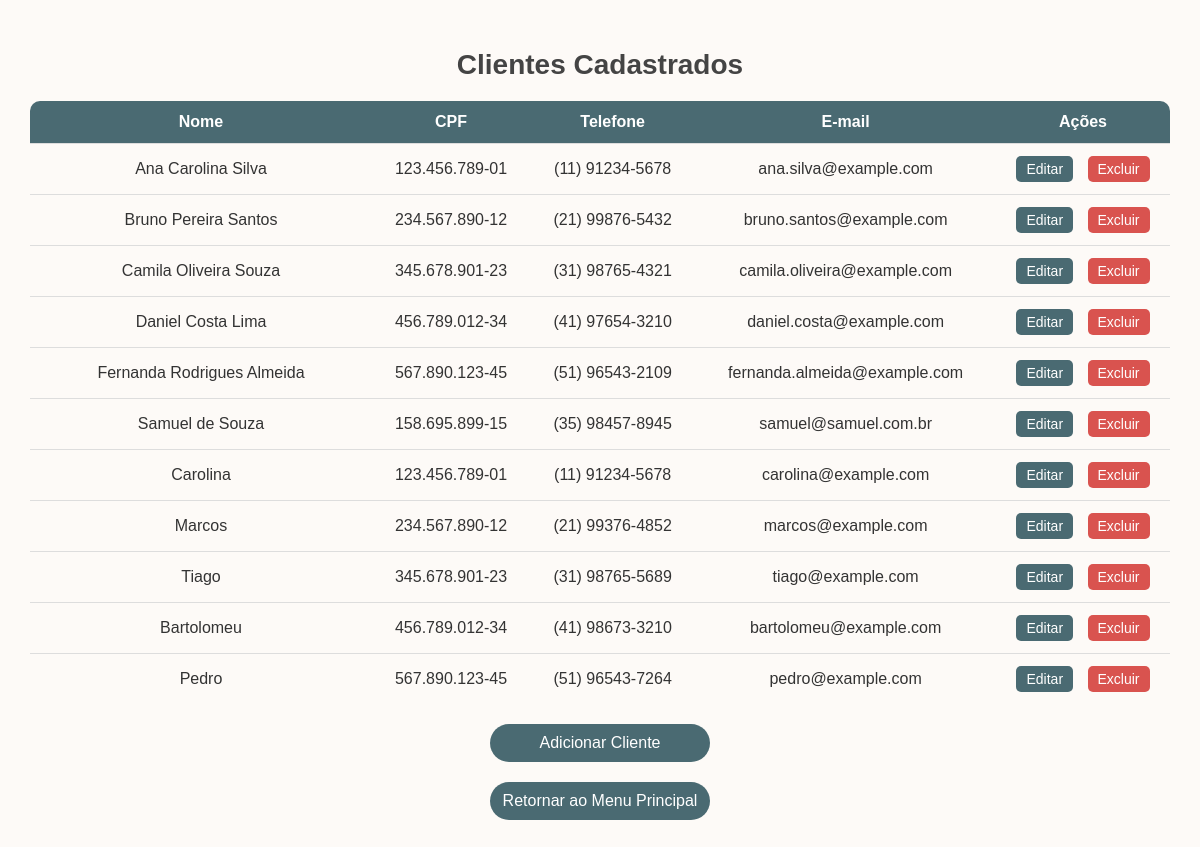
/list_clients, run on the app's committed database.
### app.py (models this page shows)
class Client(db.Model):
    id = db.Column(db.Integer, primary_key=True)
    name = db.Column(db.String(100), nullable=False)
    cpf = db.Column(db.String(14), nullable=False)
    telefone = db.Column(db.String(15), nullable=True)
    email = db.Column(db.String(100), nullable=True)

### app.py (the view)
@app.route('/list_clients')
def list_clients():
    clients = Client.query.all()
    return render_template('list_clients.html', clients=clients)

### templates/list_clients.html (shortened to what this page needs)
<!DOCTYPE html>
<html lang="en">
<head>
</head>
<body>
    <div class="container">
        <h1>Clientes Cadastrados</h1>
        <table>
            <thead>
                <tr>
                    <th>Nome</th>
                    <th>CPF</th>
                    <th>Telefone</th>
                    <th>E-mail</th>
                    <th>Ações</th>
                </tr>
            </thead>
            <tbody>
                {% for client in clients %}
                    <tr>
                        <td>{{ client.name }}</td>
                        <td>{{ client.cpf }}</td>
                        <td>{{ client.telefone }}</td>
                        <td>{{ client.email }}</td>
                        <td class="action-buttons">
                            <a href="{{ url_for('edit_client', client_id=client.id) }}"><button>Editar</button></a>
                            <form action="{{ url_for('delete_client', client_id=client.id) }}" method="post" onsubmit="return confirm('Tem certeza que deseja excluir este cliente?');">
                                <button type="submit">Excluir</button>
                            </form>
                        </td>
                    </tr>
                {% endfor %}
            </tbody>
        </table>
        <a href="{{ url_for('add_client') }}" class="add-button">Adicionar Cliente</a>
        <a href="{{ url_for('home') }}" class="return-button">Retornar ao Menu Principal</a>
    </div>
</body>
</html>

### templates/list_clients.html (style rules this page uses)
body { display: flex; justify-content: center; align-items: center; min-height: 100vh; margin: 0; font-family: Arial, sans-serif; background-size: 20%; background-color: #fdfaf7; color: #333; }
.container { width: 100%; max-width: none; background-color: #fdfaf7; padding: 30px; border-radius: 0; box-shadow: none; }
h1 { text-align: center; font-size: 28px; color: #444; margin-bottom: 20px; }
table { table-layout: auto; width: 100%; border-collapse: collapse; margin-top: 10px; border-radius: 10px; overflow: hidden; }
th, td { padding: 12px; text-align: center; border-bottom: 1px solid #ddd; vertical-align: middle; }
th:nth-child(1), td:nth-child(1) { width: 30%; min-width: 200px; white-space: nowrap; text-overflow: ellipsis; overflow: hidden; }
th:nth-child(5), td:nth-child(5) { width: 150px; min-width: 150px; text-align: center; }
tr:last-child td { border-bottom: none; }
th { background-color: #4A6A72; color: white; font-weight: bold; }
.action-buttons { text-align: center; }
.action-buttons a, .action-buttons form { display: inline-block; margin: 0 5px; }
.action-buttons button { padding: 5px 10px; background-color: #4A6A72; color: white; border: none; border-radius: 5px; cursor: pointer; font-size: 14px; transition: background-color 0.3s; }
.action-buttons form button { background-color: #d9534f; }
.return-button, .add-button { display: block; width: 200px; padding: 10px; margin: 20px auto 0; background-color: #4A6A72; color: white; text-align: center; text-decoration: none; border-radius: 25px; font-size: 16px; transition: background-color 0.3s; }

### data on the page
Client: name "Ana Carolina Silva", cpf "123.456.789-01", telefone "(11) 91234-5678", email "ana.silva@example.com"
Client: name "Bruno Pereira Santos", cpf "234.567.890-12", telefone "(21) 99876-5432", email "bruno.santos@example.com"
Client: name "Camila Oliveira Souza", cpf "345.678.901-23", telefone "(31) 98765-4321", email "camila.oliveira@example.com"
Client: name "Daniel Costa Lima", cpf "456.789.012-34", telefone "(41) 97654-3210", email "daniel.costa@example.com"
Client: name "Fernanda Rodrigues Almeida", cpf "567.890.123-45", telefone "(51) 96543-2109", email "fernanda.almeida@example.com"
Client: name "Samuel de Souza", cpf "158.695.899-15", telefone "(35) 98457-8945", email "samuel@samuel.com.br"
Client: name "Carolina", cpf "123.456.789-01", telefone "(11) 91234-5678", email "carolina@example.com"
Client: name "Marcos", cpf "234.567.890-12", telefone "(21) 99376-4852", email "marcos@example.com"
Client: name "Tiago", cpf "345.678.901-23", telefone "(31) 98765-5689", email "tiago@example.com"
Client: name "Bartolomeu", cpf "456.789.012-34", telefone "(41) 98673-3210", email "bartolomeu@example.com"
Client: name "Pedro", cpf "567.890.123-45", telefone "(51) 96543-7264", email "pedro@example.com"
